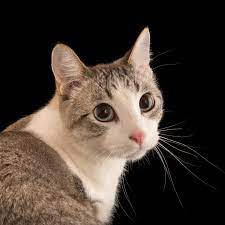
#> input picture reading_images_video/photos/cat.jpeg, 225 x 225 px
$ python basic.py
#> lines starting #> are read from the running program, lines starting #| are printed output that depends on the picture; after the words box and inside, x2 and y2 are one past the last pixel; in counts of white or black regions, pixels touching at a corner belong together
import cv2 as cv

img = cv.imread('photos/cat.jpeg')
#> img is the input picture: shape (225, 225, 3); mean B, G, R 49.3, 57.4, 69
cv.imshow('Cat', img)

#converting to grayscale
gray = cv.cvtColor(img, cv.COLOR_BGR2GRAY)
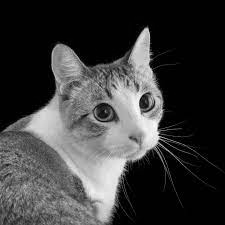
#> gray: shape (225, 225); min 0, max 252, mean 60
cv.imshow('Gray', gray)

#Blur
blur = cv.GaussianBlur(img, (7,7), cv.BORDER_DEFAULT)
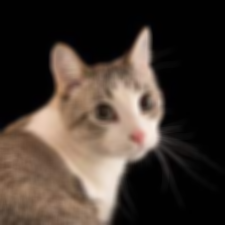
#> blur: shape (225, 225, 3); mean B, G, R 49.3, 57.4, 69
cv.imshow('Blur', blur)

#Edge Cascade
canny = cv.Canny(img, 125, 175)
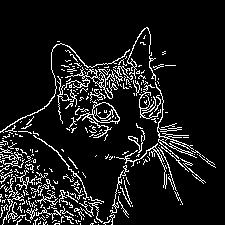
#> canny: shape (225, 225); 10.1% white in thin lines or dots, all inside (x1, y1, x2, y2) = (0, 27, 216, 225)
cv.imshow('Canny', canny)

#Dilating the image
dilated = cv.dilate(canny, (3,3), iterations=1)
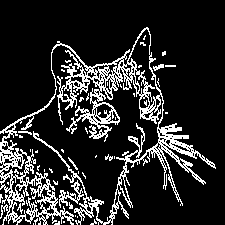
#> dilated: shape (225, 225); 16.3% white in thin lines or dots, all inside (x1, y1, x2, y2) = (0, 27, 216, 225)
cv.imshow('Dilated', dilated)

#Eroding
eroded = cv.erode(dilated, (3,3), iterations=1)
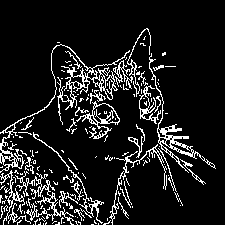
#> eroded: shape (225, 225); 11.4% white in thin lines or dots, all inside (x1, y1, x2, y2) = (0, 28, 216, 225)
cv.imshow('Eroded', eroded)

#Resize
rezise = cv.resize(img, (500,500), interpolation=cv.INTER_AREA)
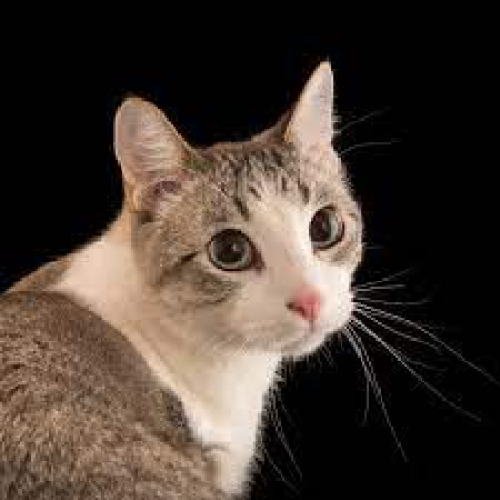
#> rezise: shape (500, 500, 3); mean B, G, R 49.3, 57.4, 69
cv.imshow('Resized', rezise)

#Cropping
cropped = img[50:200, 200:400]
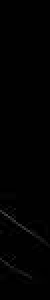
#> cropped: shape (150, 25, 3) (shown 2 times larger); min 0, max 70, mean 1.8
cv.imshow("Cropped", cropped)

cv.waitKey(0)
